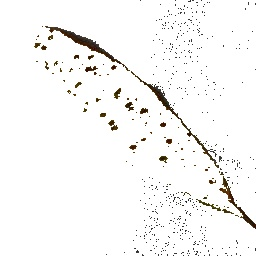
#> input picture feat/input5.jpg, 256 x 256 px
$ python Features_new.py   (older library calls are emulated)
#> lines starting #> are read from the running program, lines starting #| are printed output that depends on the picture; long printed decimals are rounded
import numpy as np
import cv2
from skimage.feature import greycomatrix, greycoprops
from skimage import feature,io
from skimage import io, color, img_as_ubyte
from matplotlib import pyplot as plt

img = io.imread('input5.jpg')
#> img is the input picture: shape (256, 256, 3); mean R, G, B 247.1, 246.6, 245.6

gray = color.rgb2gray(img)
image = img_as_ubyte(gray)

bins = np.array([0, 16, 32, 48, 64, 80, 96, 112, 128, 144, 160, 176, 192, 208, 224, 240, 255]) #16-bit
inds = np.digitize(image, bins)

max_value = inds.max()+1
#> max_value = 18
matrix = greycomatrix(inds, [1], [0, np.pi/4, np.pi/2, 3*np.pi/4], levels=max_value, normed=False, symmetric=False)


gs = cv2.cvtColor(img,cv2.COLOR_RGB2GRAY)
#plt.imshow(gs,cmap='Greys_r')
#plt.imshow(img,cmap="Greys_r")
red_channel = img[:,:,0]
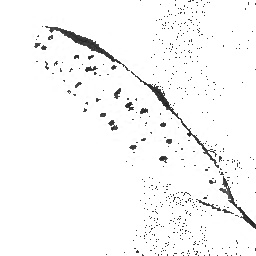
#> red_channel: shape (256, 256); min 26, max 255, mean 247.1
#plt.imshow(red_channel,cmap="Greys_r")
green_channel = img[:,:,1]
#plt.imshow(green_channel,cmap="Greys_r")
blue_channel = img[:,:,2]
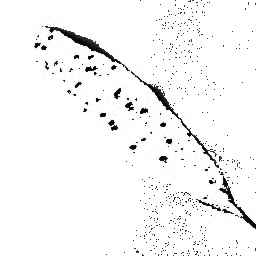
#> blue_channel: shape (256, 256); min 0, max 255, mean 245.6
#plt.imshow(blue_channel,cmap="Greys_r")
np.mean(blue_channel)
blue_channel[blue_channel == 255] = 0
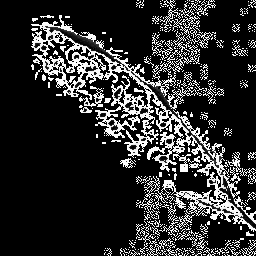
#> blue_channel: shape (256, 256); min 0, max 254, mean 46.4
green_channel[green_channel == 255] = 0
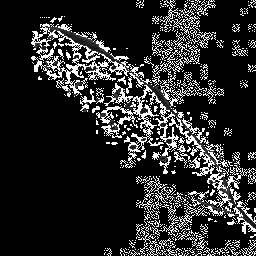
#> green_channel: shape (256, 256); min 0, max 254, mean 41.6
red_channel[red_channel == 255] = 0
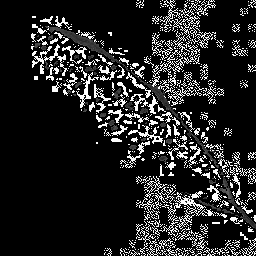
#> red_channel: shape (256, 256); min 0, max 254, mean 36.3
red_mean = np.mean(red_channel)
#> red_mean = 36.28
print('Mean of Red',red_mean)
#| Mean of Red 36.277
green_mean = np.mean(green_channel)
#> green_mean = 41.62
print('Mean of Green',green_mean)
#| Mean of Green 41.620
blue_mean = np.mean(blue_channel)
#> blue_mean = 46.36
print('Mean of Blue',blue_mean)
#| Mean of Blue 46.363
red_var = np.std(red_channel)
#> red_var = 86.12
print('Std of Red',red_var)
#| Std of Red 86.120
blue_var = np.std(blue_channel)
#> blue_var = 96.02
print('Std of Blue',blue_var)
#| Std of Blue 96.018
green_var = np.std(green_channel)
#> green_var = 91.79
print('Std of Green',green_var)
#| Std of Green 91.790

ContrastStats = feature.greycoprops(matrix, 'contrast')
#> ContrastStats = [[4.88, 5.39, 5.16, 6.49]]
CorrelationStats = feature.greycoprops(matrix, 'correlation')
#> CorrelationStats = [[0.637, 0.598, 0.615, 0.517]]
HomogeneityStats = feature.greycoprops(matrix, 'homogeneity')
#> HomogeneityStats = [[0.883, 0.885, 0.879, 0.877]]
EnergyStats = feature.greycoprops(matrix, 'energy')
#> EnergyStats = [[0.709, 0.711, 0.707, 0.71]]
ASMStats = feature.greycoprops(matrix, 'ASM')
#> ASMStats = [[0.502, 0.506, 0.5, 0.504]]

print('Contrast = ',np.mean(ContrastStats))
#| Contrast =  5.478
print('Correlatin = ',np.mean(CorrelationStats))
#| Correlatin =  0.5919
print('Homogenity = ',np.mean(HomogeneityStats))
#| Homogenity =  0.8811
print('Energy = ',np.mean(EnergyStats))
#| Energy =  0.7091
print('Entropy = ',np.mean(ASMStats))
#| Entropy =  0.5028

$ run again, with feat/input1.jpg copied over feat/input5.jpg
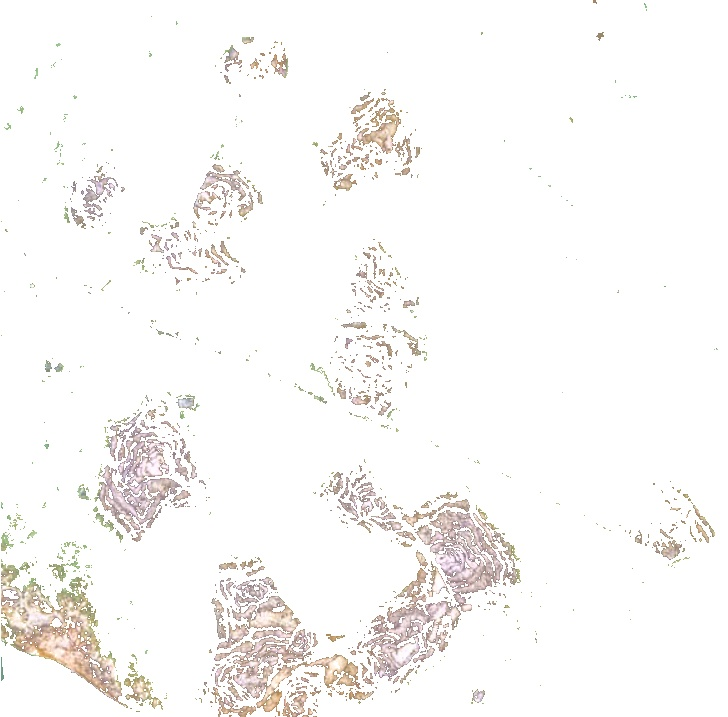
#> input picture feat/input1.jpg, 728 x 717 px
#> img is the input picture: shape (717, 728, 3); mean R, G, B 249.3, 248, 246.7
#> `inds = np.digitize(image, bins)`:
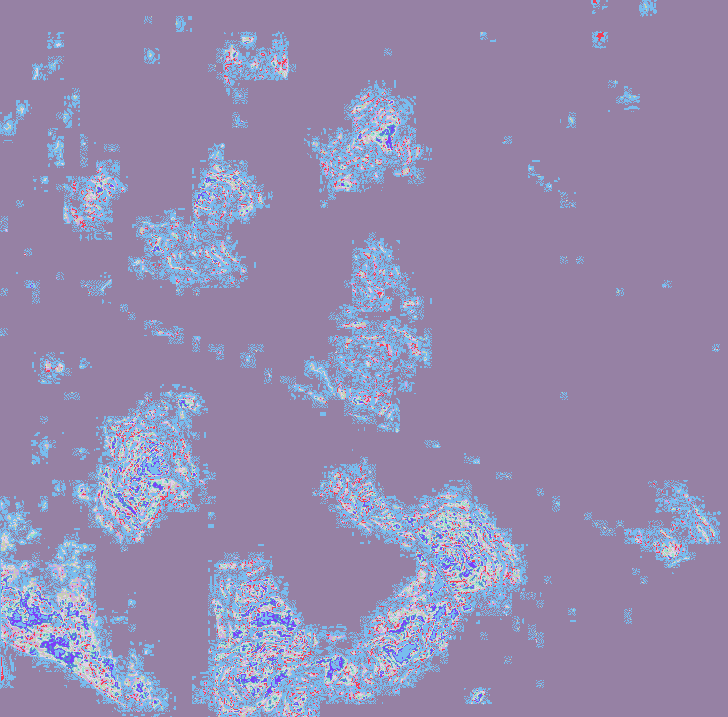
#> inds: shape (717, 728) int64; 10 distinct labels, from 8 to 17; one colour per label, 0 black
#> max_value = 18
#> `red_channel[red_channel == 255] = 0`:
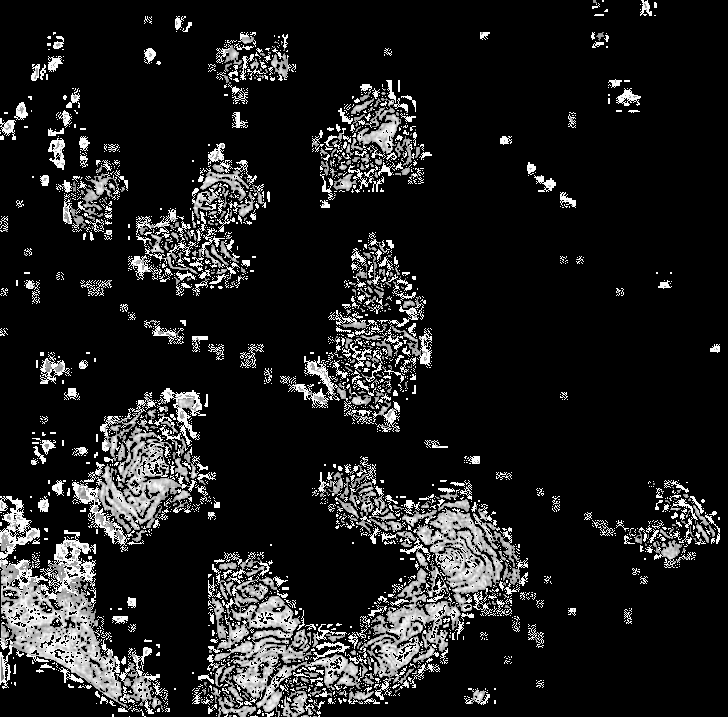
#> red_channel: shape (717, 728); min 0, max 254, mean 31.7
#> red_mean = 31.68
#| Mean of Red 31.681
#> green_mean = 38.25
#| Mean of Green 38.245
#> blue_mean = 45.38
#| Mean of Blue 45.384
#> red_var = 77.99
#| Std of Red 77.988
#> blue_var = 90.47
#| Std of Blue 90.467
#> green_var = 84.39
#| Std of Green 84.394
#> ContrastStats = [[1.28, 1.57, 1.27, 1.62]]
#> CorrelationStats = [[0.75, 0.695, 0.751, 0.684]]
#> HomogeneityStats = [[0.911, 0.9, 0.91, 0.897]]
#> EnergyStats = [[0.773, 0.772, 0.772, 0.771]]
#> ASMStats = [[0.598, 0.595, 0.597, 0.595]]
#| Contrast =  1.435
#| Correlatin =  0.7201
#| Homogenity =  0.9043
#| Energy =  0.7721
#| Entropy =  0.5962

$ run again, with feat/input2.jpg copied over feat/input5.jpg
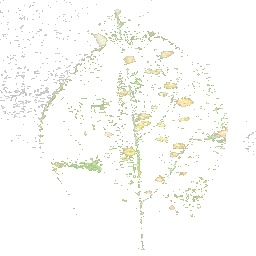
#> input picture feat/input2.jpg, 256 x 256 px
#> img is the input picture: shape (256, 256, 3); mean R, G, B 250.3, 250.7, 247.8
#> `inds = np.digitize(image, bins)`:
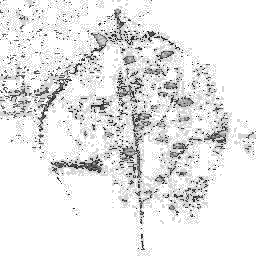
#> inds: shape (256, 256) int64; min 11, max 17, mean 16.45; drawn with min black and max white
#> max_value = 18
#> `red_channel[red_channel == 255] = 0`:
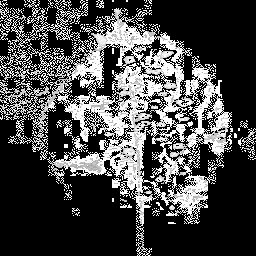
#> red_channel: shape (256, 256); min 0, max 254, mean 71.9
#> red_mean = 71.91
#| Mean of Red 71.911
#> green_mean = 55.43
#| Mean of Green 55.431
#> blue_mean = 84.85
#| Mean of Blue 84.845
#> red_var = 110.6
#| Std of Red 110.614
#> blue_var = 114.3
#| Std of Blue 114.298
#> green_var = 101
#| Std of Green 100.958
#> ContrastStats = [[0.993, 1.28, 1.19, 1.27]]
#> CorrelationStats = [[0.59, 0.472, 0.509, 0.476]]
#> HomogeneityStats = [[0.841, 0.825, 0.825, 0.826]]
#> EnergyStats = [[0.606, 0.605, 0.601, 0.605]]
#> ASMStats = [[0.367, 0.366, 0.362, 0.366]]
#| Contrast =  1.185
#| Correlatin =  0.5118
#| Homogenity =  0.8289
#| Energy =  0.6044
#| Entropy =  0.3653

$ run again, with feat/input3.jpg copied over feat/input5.jpg
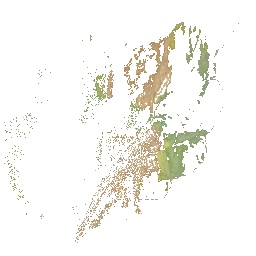
#> input picture feat/input3.jpg, 256 x 256 px
#> img is the input picture: shape (256, 256, 3); mean R, G, B 246.4, 245.7, 241.4
#> `inds = np.digitize(image, bins)`:
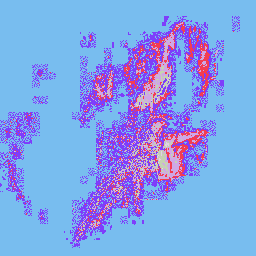
#> inds: shape (256, 256) int64; 7 distinct labels, from 9 to 17; one colour per label, 0 black
#> max_value = 18
#> `red_channel[red_channel == 255] = 0`:
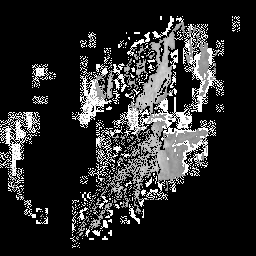
#> red_channel: shape (256, 256); min 0, max 254, mean 43.5
#> red_mean = 43.46
#| Mean of Red 43.456
#> green_mean = 45.53
#| Mean of Green 45.531
#> blue_mean = 61.14
#| Mean of Blue 61.138
#> red_var = 88.06
#| Std of Red 88.056
#> blue_var = 99.72
#| Std of Blue 99.723
#> green_var = 89.57
#| Std of Green 89.574
#> ContrastStats = [[2.13, 2.37, 1.87, 2.18]]
#> CorrelationStats = [[0.699, 0.667, 0.736, 0.693]]
#> HomogeneityStats = [[0.873, 0.868, 0.883, 0.875]]
#> EnergyStats = [[0.692, 0.692, 0.693, 0.693]]
#> ASMStats = [[0.479, 0.479, 0.481, 0.48]]
#| Contrast =  2.139
#| Correlatin =  0.6985
#| Homogenity =  0.875
#| Energy =  0.6927
#| Entropy =  0.4798
